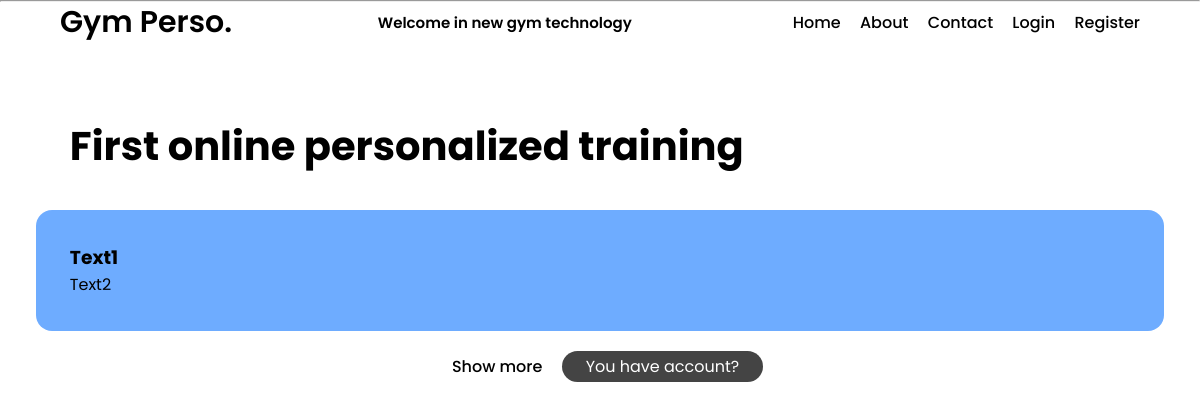
The app's page /, older data.
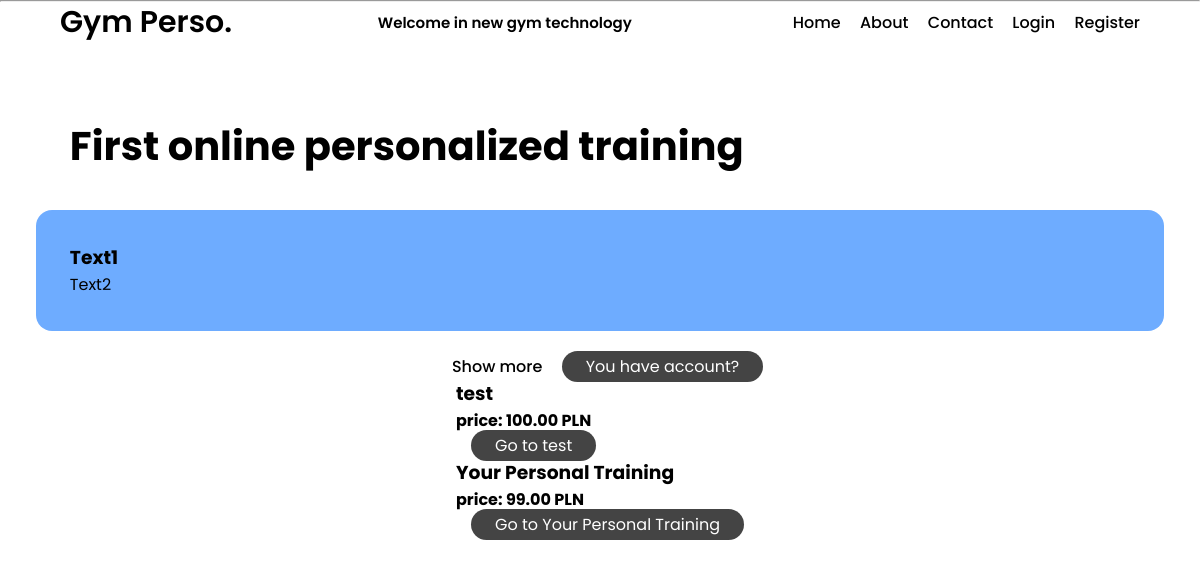
The same page, newer data.
### core/models.py (models this page shows, shortened)
class Product(models.Model):
    id = models.AutoField(primary_key=True)
    name = models.CharField(max_length=100)
    tag = models.CharField(max_length=100)
    is_active = models.BooleanField(default=False)
    is_visible = models.BooleanField(default=False)
    mixer_category = models.ManyToManyField(MixerCategory, default=None, blank=True)
    product_type = models.CharField(choices=[
        ('OPP', 'one product phisical'),
        ('OPO', 'one product online'),
        ('PPP', 'personalized product plus'),
        ('PPR', 'personalized product random'),
    ], max_length=100, default='PPR')
    product_items = models.IntegerField(default=3, blank=False, null=False)
    products_to_include = models.IntegerField(default=3, blank=False, null=False, help_text="products to include with exclusion in mixer")

### settings/models.py (models this page shows)
class Price(models.Model):
    price_id = models.AutoField(primary_key=True)
    price = models.DecimalField(max_digits=5, decimal_places=2, default=100)
    created_at = models.DateTimeField(auto_now_add=True)
    currency = models.CharField(choices=[
        ('PLN', 'PLN'),
        ('GBP', 'GBP'),
        ("EURO", 'EURO'),
    ],default="PL", max_length=5)
    valid_at = models.DateTimeField(null=True, blank=True)
    is_active = models.BooleanField(default=False)
    price_model = models.CharField(choices=[
        ('ALL', 'Personalized'), #all personalized
        ('BS', 'Business Small'), #manual training
        ('BB', 'Business Big') #trainer model bussines
    ], max_length=255, default="ALL")
    product = models.ForeignKey(Product, on_delete=models.DO_NOTHING, default=None, null=True, blank=True)
    class Meta:
        verbose_name_plural = "Price"

### core/views.py (the view)
# urls.py: path('', views.home, name='home'),
def home(request):
    products = Product.objects.filter(is_active=True, is_visible=True).all()
    price = Price.objects.filter(is_active=True).all()
    return render(request, 'home.html',{"products": products, "price": price})

### templates/home.html
{% include 'base.html' %}
<body>
    {% include 'navbar.html' %}
    {% block content %}
    <section class="body col">
        <div class="content padding">
            <h1 class="full-text">First online personalized training</h1>
        </div>
        <div class="container padding">
            <h3>Text1</h3>
            <p>Text2</p>
        </div>
        <div class="second-row">
            <div >
                <a href="/faq" class="text-button">Show more</a>
                <a href="/accounts/login" class="button button-home">You have account?</a>
            </div>
            <div>
                {%for p in products%}
                    <div>
                        <h3>{{p.name}}</h3>
                        {%for pr in price%}
                            {%if pr.product.tag == p.tag%}
                                <h4>price: {{pr.price}} {{pr.currency}}</h4>
                            {%endif%}
                        {%endfor%}
                    </div>
                    <div>
                        <a href="/product/{{p.tag}}" class="button button-home">Go to {{p.name}}</a>
                    </div>
                {%endfor%}
            </div>
        </div>
    </section>
</body>
{% endblock %}
</html>

Row changes from the older to the newer data that the page shows:
now on this page (row edited): Product: name "test"
added Price: price "100.00", currency "PLN", shown under "test"
added Product: name "Your Personal Training"
added Price: price "99.00", currency "PLN", shown under "Your Personal Training"
